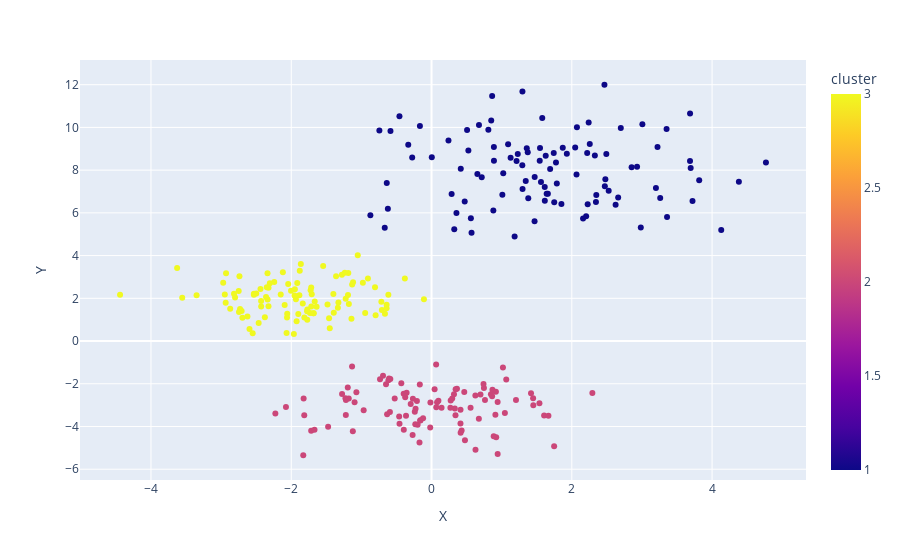

Here is the notebook cell this chart was saved with:
### Code cell
df = gen_dataset()
fig = px.scatter(df, x='X', y='Y', color='cluster')
fig.show()

### Figure 1 — Plotly figure (JSON) as saved in the notebook; plotly's stock layout.template omitted (floating-point values rounded to 4 significant figures; data arrays with more than 128 entries replaced by an {"elided": "..."} marker saying what was removed)
{"data": [{"hoverlabel": {"namelength": 0}, "hovertemplate": "X=%{x}<br>Y=%{y}<br>cluster=%{marker.color}", "legendgroup": "", "marker": {"color": {"elided": "300 int values"}, "coloraxis": "coloraxis", "symbol": "circle"}, "mode": "markers", "name": "", "showlegend": false, "type": "scatter", "x": {"elided": "300 float values"}, "xaxis": "x", "y": {"elided": "300 float values"}, "yaxis": "y"}], "layout": {"coloraxis": {"colorbar": {"title": {"text": "cluster"}}, "colorscale": [[0, "#0d0887"], [0.1111, "#46039f"], [0.2222, "#7201a8"], [0.3333, "#9c179e"], [0.4444, "#bd3786"], [0.5556, "#d8576b"], [0.6667, "#ed7953"], [0.7778, "#fb9f3a"], [0.8889, "#fdca26"], [1, "#f0f921"]]}, "legend": {"tracegroupgap": 0}, "margin": {"t": 60}, "xaxis": {"anchor": "y", "domain": [0, 1], "title": {"text": "X"}}, "yaxis": {"anchor": "x", "domain": [0, 1], "title": {"text": "Y"}}}}
